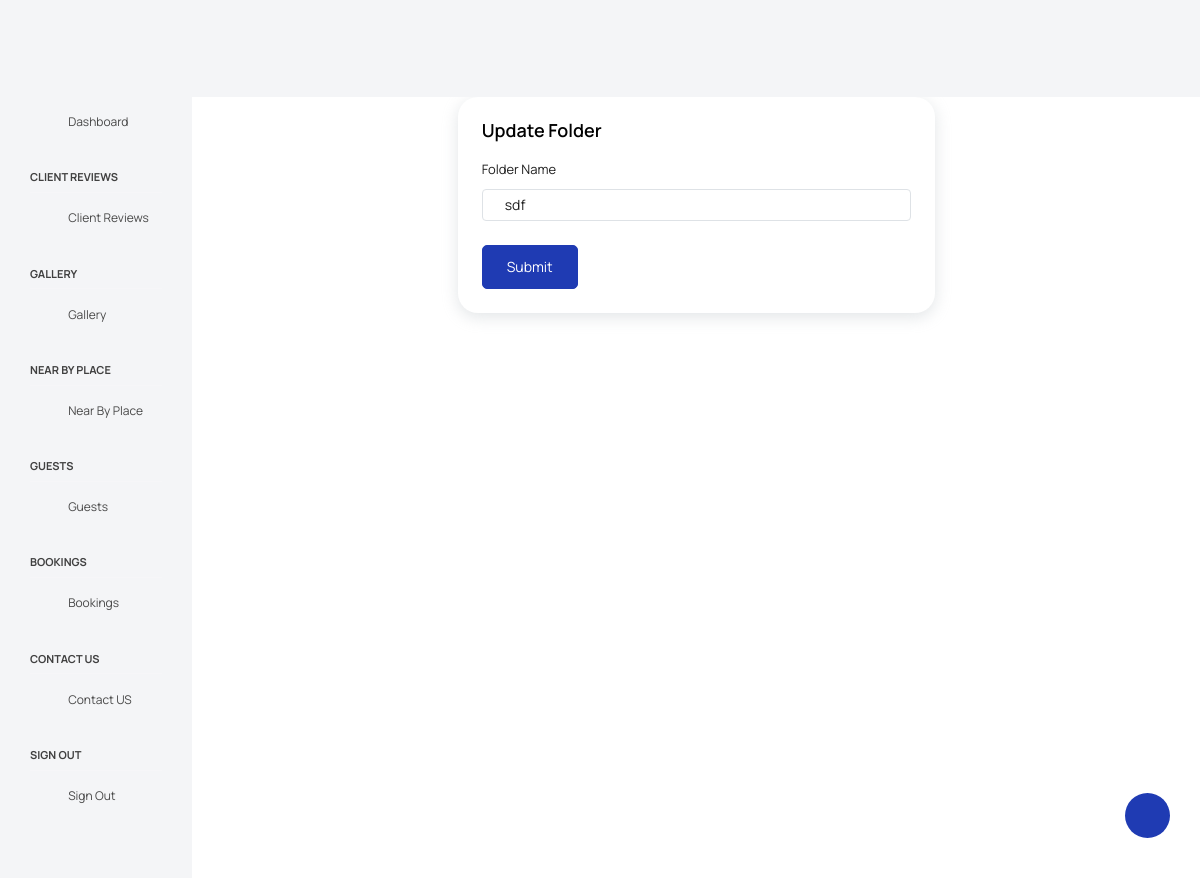
The app's page /update-folder/2/ (signed in), older data.
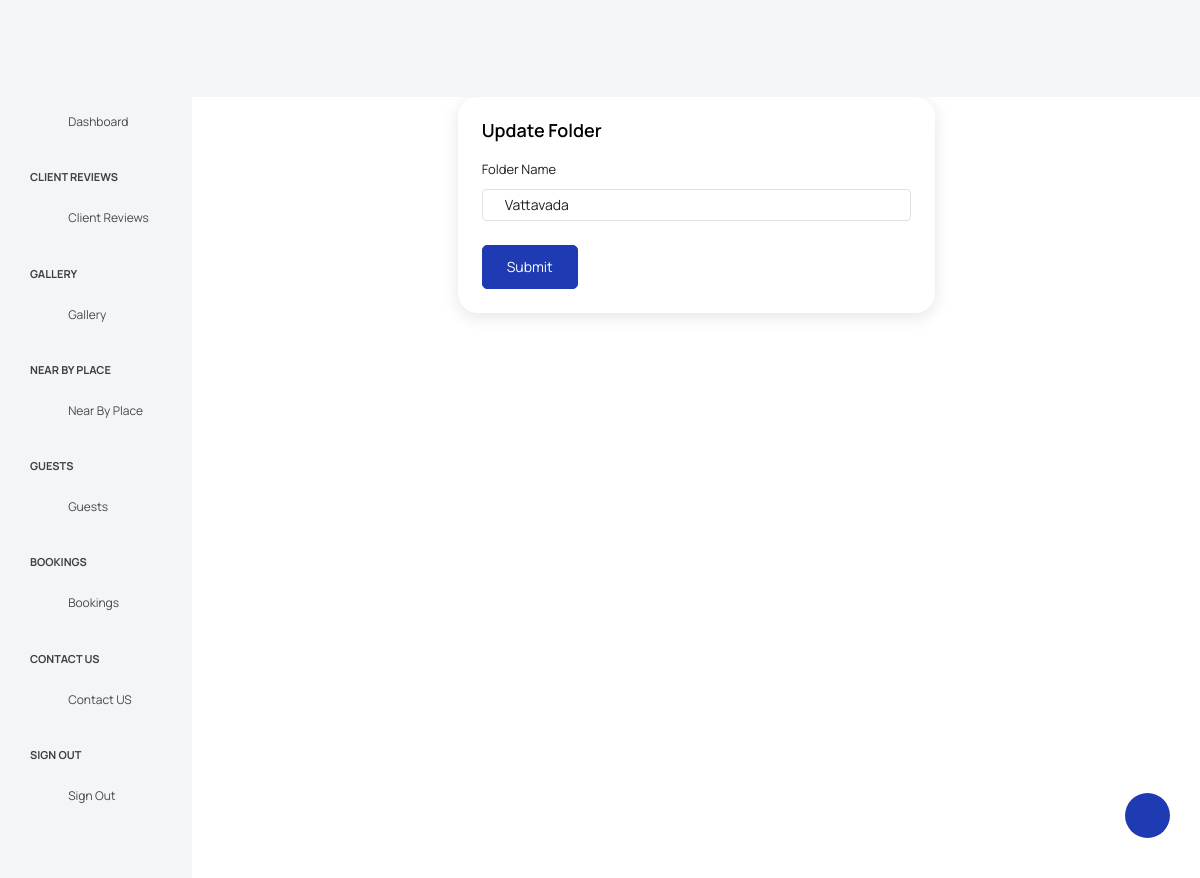
The same page, newer data.
### grandywoods_app/models.py (models this page shows, shortened)
class Folder(models.Model):
    name = models.CharField(max_length=100,null=True,blank=True)

### grandywoods_app/views.py (the view)
# urls.py: path('update-folder/<int:id>/', views.update_folder, name='update_folder'),
@login_required(login_url='user_login')
def update_folder(request, id):
    folder = get_object_or_404(Folder, id=id)
    if request.method == 'POST':
        form = FolderForm(request.POST, request.FILES, instance=folder)
        if form.is_valid():
            form.save()
            return redirect('add_images')
    else:
        form = FolderForm(instance=folder)
    return render(request, 'admin_pages/update_folder.html', {'form': form, 'folder': folder})

### grandywoods_app/forms.py
class FolderForm(forms.ModelForm):
    class Meta:
        model = Folder
        fields = '__all__'

### templates/admin_pages/update_folder.html (shortened to what this page needs)
{% extends "admin_pages/base.html" %}
{% load static %}
{% block content %}
<div class="container">
  <div class="row justify-content-center">
    <div class="col-md-6 grid-margin stretch-card">
      <div class="card">
        <div class="card-body">
          <h4 class="card-title">Update Folder</h4>
          <form class="forms-sample" method="POST">
            <div class="form-group">
              <label for="name">Folder Name</label>
              <input type="text" class="form-control" id="name" name="name" value="{{ folder.name }}" placeholder="Folder Name">
            </div>
            <button type="submit" class="btn btn-primary me-2">Submit</button>
          </form>
        </div>
      </div>
    </div>
  </div>
</div>
{% endblock %}

Row changes from the older to the newer data that the page shows:
changed Folder: name "sdf" → "Vattavada"
